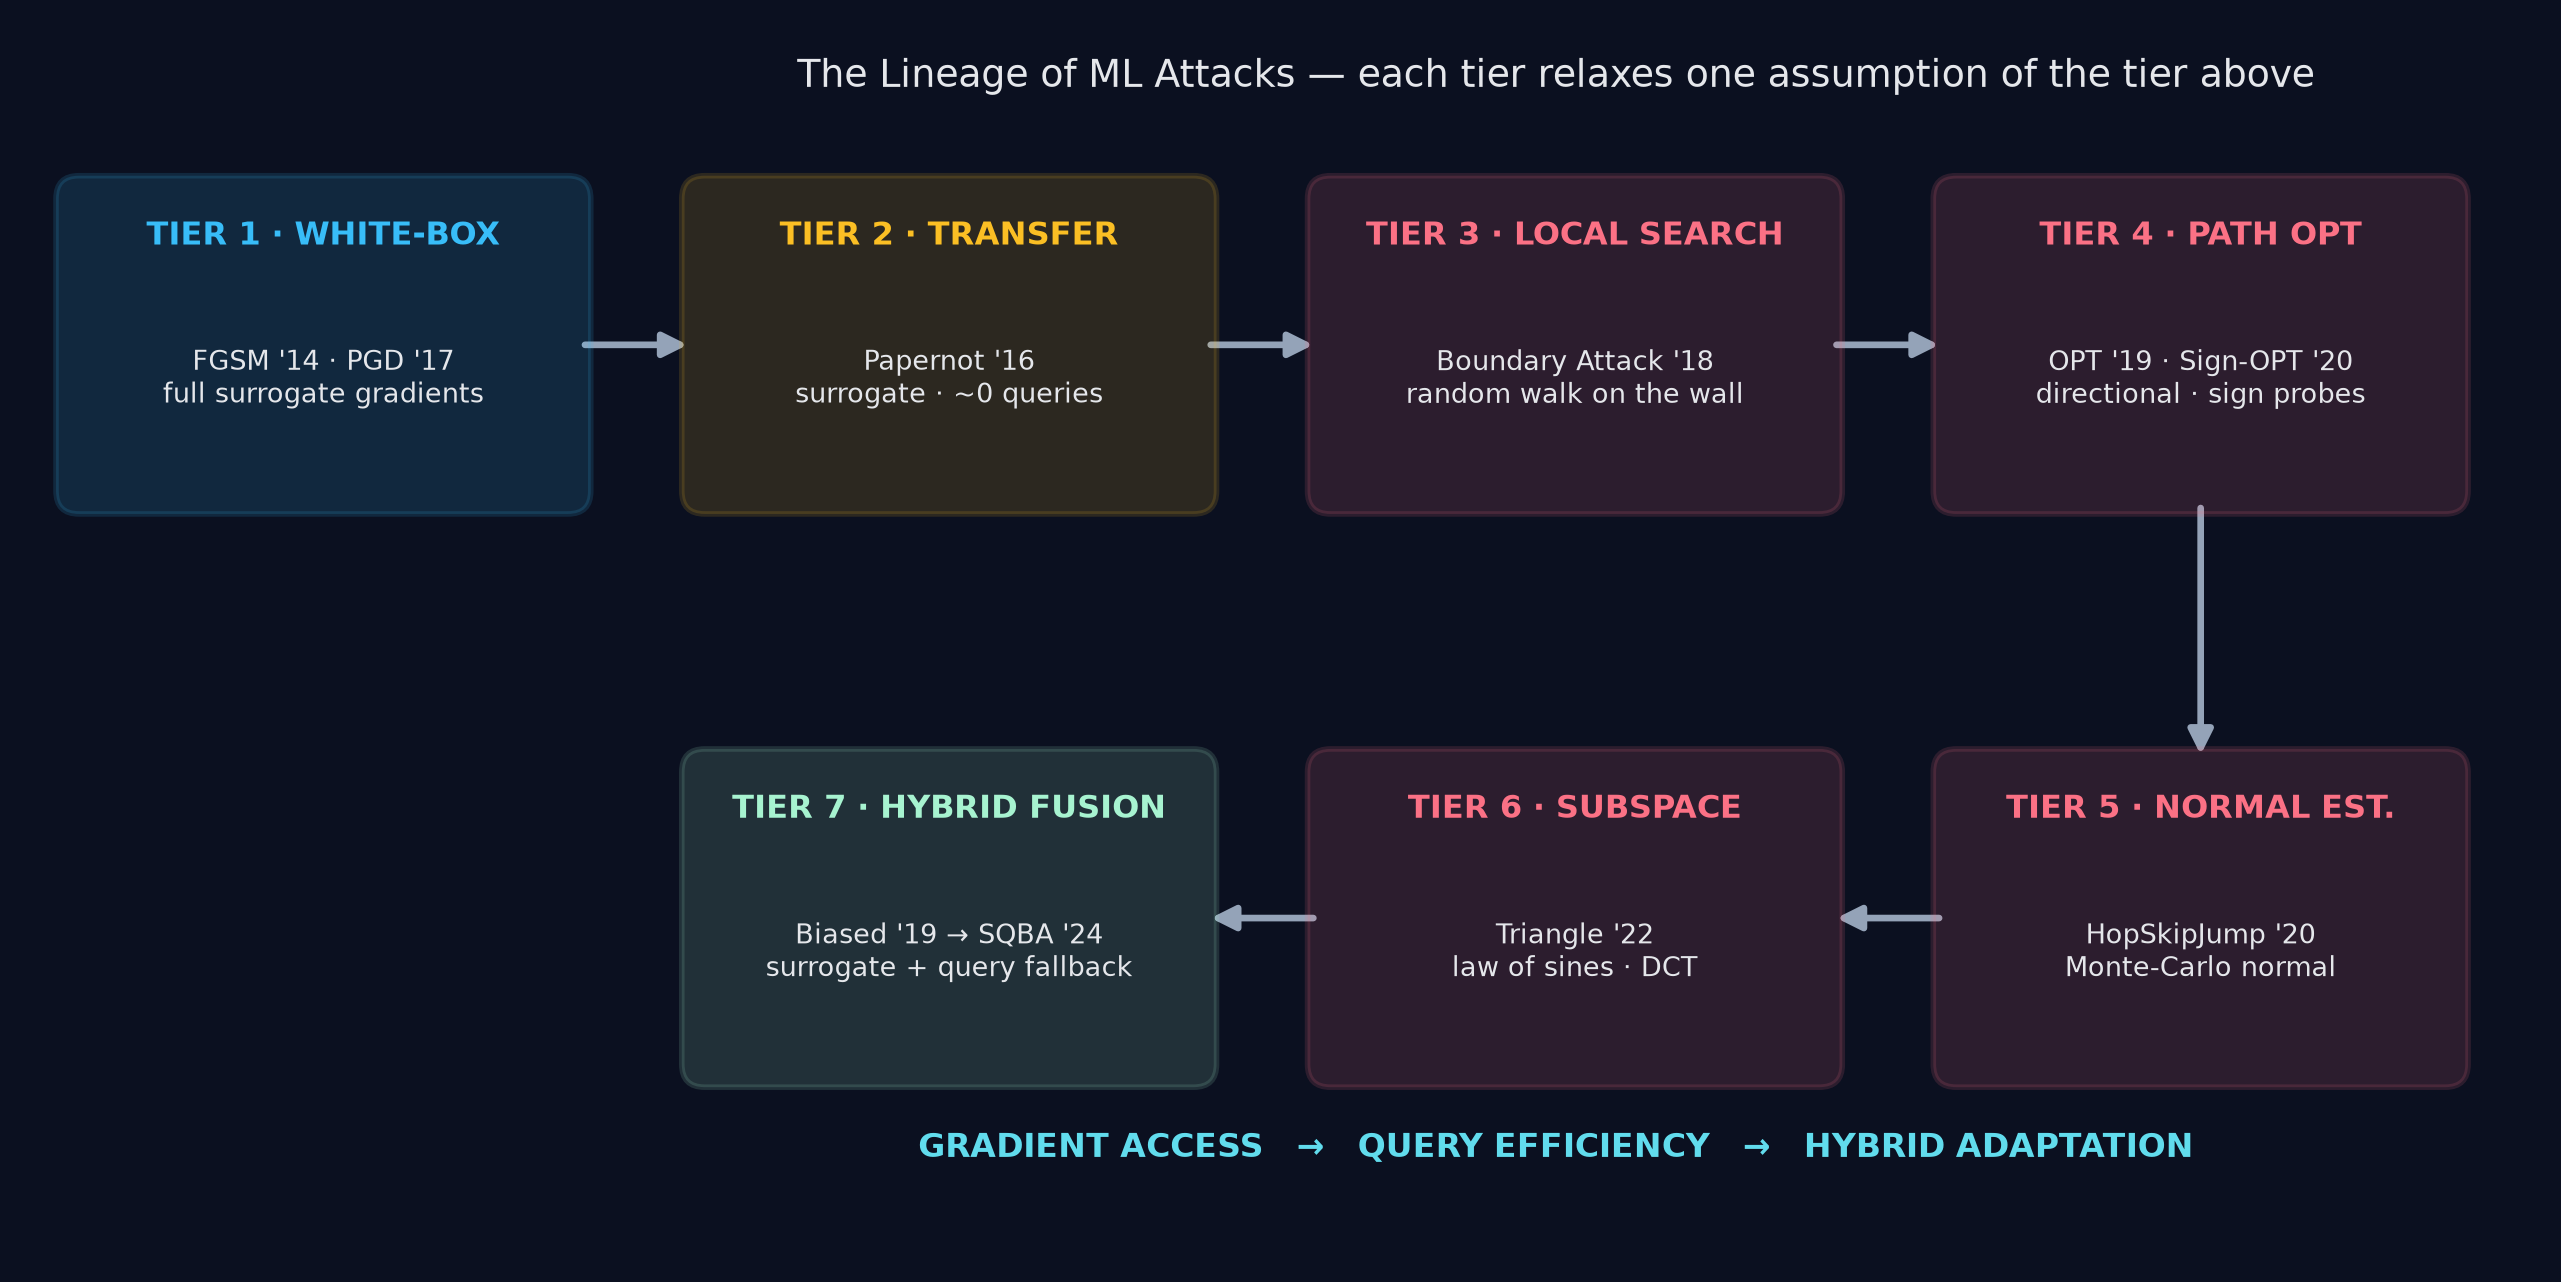

Source code (Python):
"""Slide 8 - Evolutionary Overview: The Lineage of ML Attacks.
Seven tiers, FGSM -> SQBA, as a snake flow: gradient access -> query efficiency -> hybrid."""
import numpy as np
from matplotlib.patches import FancyBboxPatch, FancyArrowPatch
from style import canvas, finish, save, INK, MUTE, BENIGN, ADV, BOUND, AMBER, CYAN, MINT, STAR, BG

fig, ax = canvas(13.0, 6.6)

W, H = 2.7, 1.65
def box(cx, cy, title, body, col):
    ax.add_patch(FancyBboxPatch((cx - W / 2, cy - H / 2), W, H, boxstyle="round,pad=0.06,rounding_size=0.12",
                 facecolor=col, alpha=0.14, edgecolor=col, lw=2.0, zorder=4))
    ax.text(cx, cy + H / 2 - 0.30, title, color=col, fontsize=11.5, ha="center", weight="bold", zorder=5)
    ax.text(cx, cy - 0.18, body, color=INK, fontsize=9.6, ha="center", va="center", zorder=5)

HL = BOUND
tiers = [
    (0.0, 4.7, "TIER 1 · WHITE-BOX", "FGSM '14 · PGD '17\nfull surrogate gradients", CYAN),
    (3.3, 4.7, "TIER 2 · TRANSFER", "Papernot '16\nsurrogate · ~0 queries", AMBER),
    (6.6, 4.7, "TIER 3 · LOCAL SEARCH", "Boundary Attack '18\nrandom walk on the wall", HL),
    (9.9, 4.7, "TIER 4 · PATH OPT", "OPT '19 · Sign-OPT '20\ndirectional · sign probes", HL),
    (9.9, 1.7, "TIER 5 · NORMAL EST.", "HopSkipJump '20\nMonte-Carlo normal", HL),
    (6.6, 1.7, "TIER 6 · SUBSPACE", "Triangle '22\nlaw of sines · DCT", HL),
    (3.3, 1.7, "TIER 7 · HYBRID FUSION", "Biased '19 → SQBA '24\nsurrogate + query fallback", MINT),
]
for cx, cy, t, b, c in tiers:
    box(cx, cy, t, b, c)

def link(a, b, col):
    ax.add_patch(FancyArrowPatch(a, b, arrowstyle="-|>", mutation_scale=18, color=col, lw=2.4, zorder=3))
link((0.0 + W/2, 4.7), (3.3 - W/2, 4.7), MUTE)
link((3.3 + W/2, 4.7), (6.6 - W/2, 4.7), MUTE)
link((6.6 + W/2, 4.7), (9.9 - W/2, 4.7), MUTE)
link((9.9, 4.7 - H/2), (9.9, 1.7 + H/2), MUTE)              # turn down
link((9.9 - W/2, 1.7), (6.6 + W/2, 1.7), MUTE)
link((6.6 - W/2, 1.7), (3.3 + W/2, 1.7), MUTE)

# the destination
ax.scatter(3.3, 1.7 + H/2 + 0.0, s=0)  # noop keep layout
ax.text(6.5, 6.05, "The Lineage of ML Attacks — each tier relaxes one assumption of the tier above",
        color=INK, fontsize=13.5, ha="center")
ax.text(6.5, 0.45, "GRADIENT ACCESS   →   QUERY EFFICIENCY   →   HYBRID ADAPTATION",
        color=STAR, fontsize=12, ha="center", weight="bold", alpha=.95)

finish(ax, (-1.6, 11.7), (-0.1, 6.4), equal=False)
save(fig, "08_lineage")
